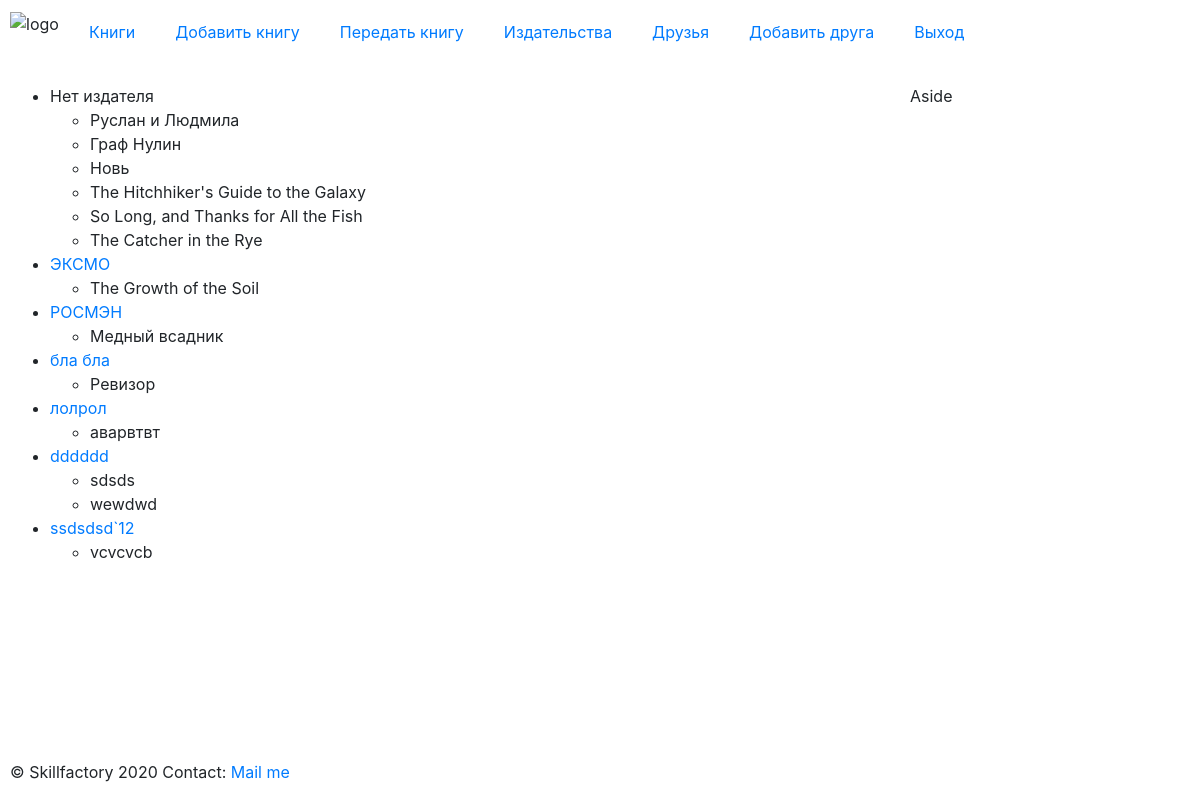
The page /publishers (signed in) on the database its author committed.
### p_library/models.py (models this page shows, shortened)
class Book(models.Model):
    ISBN = models.CharField(max_length=13)
    title = models.TextField()
    description = models.TextField()
    year_release = models.SmallIntegerField()
    price = models.FloatField()
    copy_count = models.PositiveSmallIntegerField(default=1)
    cover = models.ImageField(upload_to="p_library/book", default=None, null=True)
    author = models.ForeignKey(Author, on_delete=models.CASCADE)
    publisher = models.ForeignKey(Publisher, null=True, on_delete=models.SET_NULL)
    book_reader = models.ManyToManyField(Friend, through="BookReader")

class Publisher(models.Model):
    name = models.TextField()
    description = models.TextField()

### p_library/views.py (the view)
# urls.py: path("publishers", views.publisher_list, name="publishers"),
@login_required
def publisher_list(request):
    return render(
        request,
        "publishers.html",
        {
            "publishers": Book.objects.select_related("publisher").order_by(
                "publisher"
            ),
        },
    )

### templates/publishers.html
{% extends "./base.html" %}
{% block content %}
{% regroup publishers by publisher as publishers_list %}
<ul>
    {% for publisher in publishers_list %}
        <li>
            {% if publisher.grouper.name %}
                <a href="{% url 'p_library:publisher_detail' publisher.grouper.pk %}">{{ publisher.grouper.name }}</a>
            {% else %}
                Нет издателя
            {% endif %}
                <ul>
                    {% for item in publisher.list %}
                        <li> {{ item.title }}</li>
                    {% endfor %}
                </ul>
        </li>
    {% endfor %}
</ul>
{% endblock %}

### static/css/main.css (style rules this page uses)
body { display: grid; grid-template-areas: "header header" "main aside" "footer footer"; grid-template-rows: auto 1fr auto; grid-template-columns: 1fr 300px; grid-gap: 10px; height: 100vh; margin: 0; }

### rows shown on the page
Book: title "Руслан и Людмила"
Book: title "Граф Нулин"
Book: title "Новь"
Book: title "The Hitchhiker's Guide to the Galaxy"
Book: title "So Long, and Thanks for All the Fish"
Book: title "The Catcher in the Rye"
Publisher: grouper.name "ЭКСМО"
Book: title "The Growth of the Soil"
Publisher: grouper.name "РОСМЭН"
Book: title "Медный всадник"
Publisher: grouper.name "бла бла"
Book: title "Ревизор"
Publisher: grouper.name "лолрол"
Book: title "аварвтвт"
Publisher: grouper.name "dddddd"
Book: title "sdsds"
Book: title "wewdwd"
Publisher: grouper.name "ssdsdsd`12"
Book: title "vcvcvcb"
